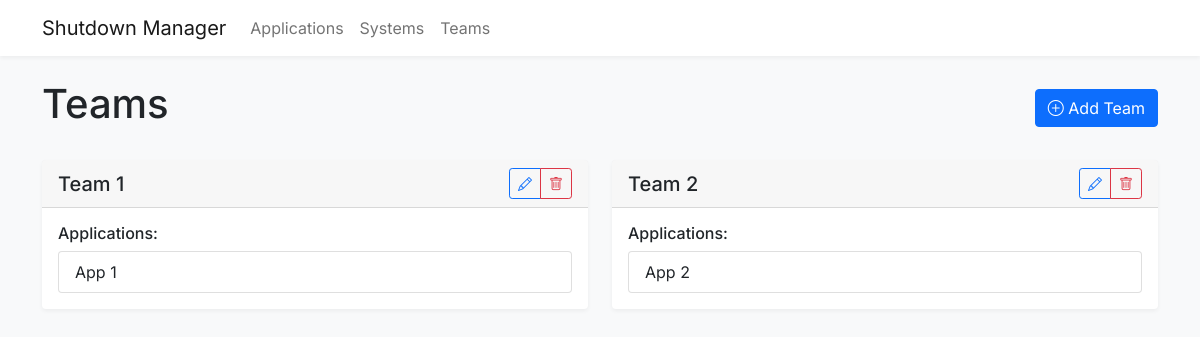
The app's page /teams, older data.
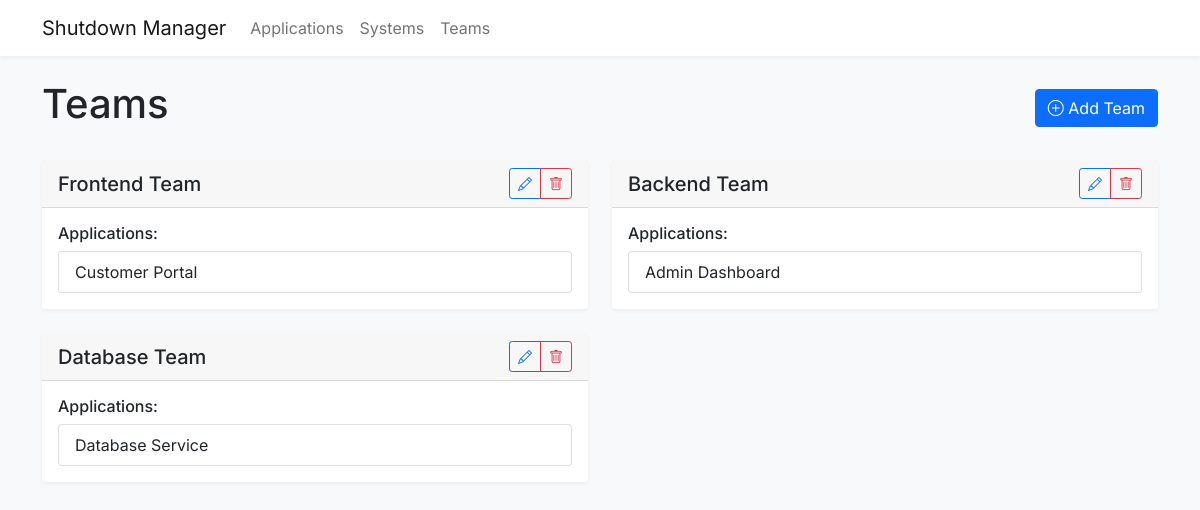
The same page, newer data.
### app/models.py (models this page shows)
class Team(db.Model):
    id = db.Column(db.Integer, primary_key=True)
    name = db.Column(db.String(100), unique=True, nullable=False)
    applications = db.relationship('Application', backref='team', lazy=True)

class Application(db.Model):
    id = db.Column(db.Integer, primary_key=True)
    name = db.Column(db.String(100), nullable=False)
    team_id = db.Column(db.Integer, db.ForeignKey('team.id'), nullable=False)
    state = db.Column(db.String(20), default='unknown')  # up, down, partial, unknown
    shutdown_order = db.Column(db.Integer, default=100)
    _dependencies = db.Column('dependencies', db.Text, default='')
    completed = db.Column(db.Boolean, default=False)
    completed_at = db.Column(db.DateTime)
    instances = db.relationship('ApplicationInstance', backref='application', lazy=True, cascade='all, delete-orphan')
    @property
    def dependencies(self):
        if not self._dependencies:
            return []
        return [int(x) for x in self._dependencies.split(',') if x]
    @dependencies.setter
    def dependencies(self, value):
        if isinstance(value, list):
            self._dependencies = ','.join(str(x) for x in value)
        else:
            self._dependencies = str(value)

### app/routes.py (the view)
@main.route('/teams')
def teams():
    teams = Team.query.all()
    return render_template('teams.html', teams=teams)

### app/templates/teams.html (shortened to what this page needs)
{% extends "base.html" %}
{% block content %}
<div class="row">
    <div class="col-12">
        <div class="d-flex justify-content-between align-items-center mb-4">
            <h1>Teams</h1>
            <button class="btn btn-primary" data-bs-toggle="modal" data-bs-target="#addTeamModal">
                <i class="bi bi-plus-circle"></i> Add Team
            </button>
        </div>
        <div class="row">
            {% for team in teams %}
            <div class="col-md-6 mb-4">
                <div class="card">
                    <div class="card-header d-flex justify-content-between align-items-center">
                        <h5 class="card-title mb-0">{{ team.name }}</h5>
                        <div class="btn-group">
                            <button class="btn btn-sm btn-outline-primary" onclick="editTeam({{ team.id }}, '{{ team.name }}')">
                                <i class="bi bi-pencil"></i>
                            </button>
                            <button class="btn btn-sm btn-outline-danger" onclick="confirmDeleteTeam({{ team.id }}, '{{ team.name }}')">
                                <i class="bi bi-trash"></i>
                            </button>
                        </div>
                    </div>
                    <div class="card-body">
                        <h6>Applications:</h6>
                        <ul class="list-group">
                            {% for app in team.applications %}
                            <li class="list-group-item">{{ app.name }}</li>
                            {% endfor %}
                        </ul>
                    </div>
                </div>
            </div>
            {% endfor %}
        </div>
    </div>
</div>
{% endblock %}

Row changes from the older to the newer data that the page shows:
changed Team: name "Team 1" → "Frontend Team"
changed Application: name "App 1" → "Customer Portal"
changed Team: name "Team 2" → "Backend Team"
changed Application: name "App 2" → "Admin Dashboard"
added Team: name "Database Team"
added Application: name "Database Service", shown under "Database Team"
